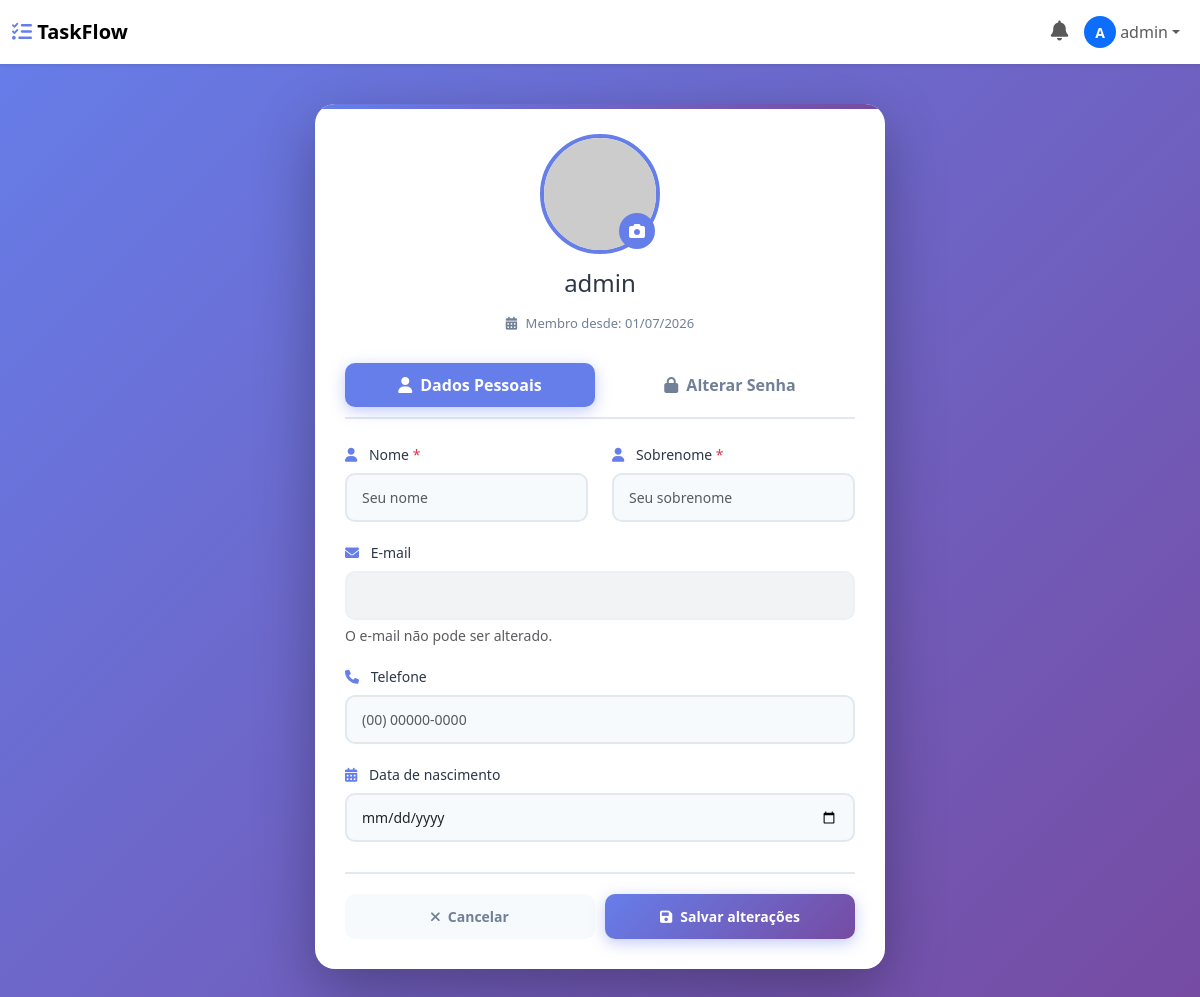
The page /perfil/1/ (signed in) on the database its author committed.
### main/models.py (models this page shows, shortened)
class User(AbstractUser):
    TIPOS = (
        ("admin", "Administrador"),
        ("gerente", "Gerente"),
        ("usuario", "Usuário"),
    )
    tipo = models.CharField(
        max_length=20,
        choices=TIPOS,
        default="usuario"
    )
    workspace = models.ForeignKey(
        "Workspace",
        on_delete=models.SET_NULL,
        null=True,
        blank=True,
        related_name="usuarios"
    )

### main/views.py (the view, shortened to what this page needs)
# urls.py: path('perfil/<int:id>/', perfil, name="perfil"),
@login_required
def perfil(request, id):
    usuario = get_object_or_404(User, id=id)
    if request.user.id != usuario.id:
        messages.error(request, 'Você não tem permissão para editar este perfil.')
        return redirect('home')
    if request.method == 'GET':
        form = PerfilForm(initial={
            'first_name': usuario.first_name,
            'last_name': usuario.last_name,
            'email': usuario.email,
        }, user=usuario)
        context = {
            'usuario': usuario,
            'form': form,
            'is_editing': False,
        }
        return render(request, 'perfil.html', context)

### main/templates/perfil.html (shortened to what this page needs)
{% load static %}
<!DOCTYPE html>
<html lang="pt-BR">
<head>
    <link href="https://cdn.jsdelivr.net/npm/bootstrap@5.3.0/dist/css/bootstrap.min.css" rel="stylesheet">
    <link rel="stylesheet" href="https://cdnjs.cloudflare.com/ajax/libs/font-awesome/6.0.0/css/all.min.css">
    <link rel="stylesheet" href="{% static 'css/perfil.css' %}">
</head>
<body>
    {% include 'navbar.html' %}
    <div class="perfil-wrapper">
        <div class="profile-container">
            <div class="profile-card">
                <div class="profile-header">
                    <div class="avatar-container">
                        {% if user.avatar %}
                            <img src="{{ user.avatar.url }}" alt="Avatar" id="avatarPreview">
                        {% else %}
                            <img src="https://ui-avatars.com/api/?name={{ user.get_full_name|default:user.username }}&size=120&background=667eea&color=fff" alt="Avatar" id="avatarPreview">
                        {% endif %}
                        <button class="avatar-edit-btn" title="Alterar foto" id="avatarEditBtn">
                            <i class="fas fa-camera"></i>
                        </button>
                    </div>
                    <h2 id="userNameDisplay">{{ user.get_full_name|default:user.username }}</h2>
                    <p class="user-member-since">
                        <i class="fas fa-calendar-alt"></i>
                        Membro desde: {{ user.date_joined|date:"d/m/Y" }}
                    </p>
                </div>
                <form id="profileForm" class="profile-form" method="post" action="{% url 'perfil' user.id %}">
                    <div class="tabs">
                        <button type="button" class="tab-btn active" data-tab="dados">
                            <i class="fas fa-user"></i> Dados Pessoais
                        </button>
                        <button type="button" class="tab-btn" data-tab="senha">
                            <i class="fas fa-lock"></i> Alterar Senha
                        </button>
                    </div>
                    <div class="tab-content active" id="tab-dados">
                        <div class="row">
                            <div class="col-md-6">
                                <div class="form-group">
                                    <label for="id_first_name">
                                        <i class="fas fa-user"></i> Nome
                                        <span class="text-danger">*</span>
                                    </label>
                                    <input type="text" id="id_first_name" name="first_name"
                                           placeholder="Seu nome"
                                           value="{{ form.first_name.value|default:user.first_name }}"
                                           class="form-control {% if form.first_name.errors %}is-invalid{% endif %}">
                                </div>
                            </div>
                            <div class="col-md-6">
                                <div class="form-group">
                                    <label for="id_last_name">
                                        <i class="fas fa-user"></i> Sobrenome
                                        <span class="text-danger">*</span>
                                    </label>
                                    <input type="text" id="id_last_name" name="last_name"
                                           placeholder="Seu sobrenome"
                                           value="{{ form.last_name.value|default:user.last_name }}"
                                           class="form-control {% if form.last_name.errors %}is-invalid{% endif %}">
                                </div>
                            </div>
                        </div>
                        <div class="form-group">
                            <label for="email">
                                <i class="fas fa-envelope"></i> E-mail
                            </label>
                            <input type="email" id="email" class="form-control"
                                   value="{{ user.email }}" disabled>
                            <small class="form-text text-muted">O e-mail não pode ser alterado.</small>
                        </div>
                        <div class="form-group">
                            <label for="telefone">
                                <i class="fas fa-phone"></i> Telefone
                            </label>
                            <input type="tel" id="telefone" name="telefone"
                                   class="form-control"
                                   placeholder="(00) 00000-0000"
                                   value="{{ user.telefone|default:'' }}">
                        </div>
                        <div class="form-group">
                            <label for="dataNascimento">
                                <i class="fas fa-calendar-alt"></i> Data de nascimento
                            </label>
                            <input type="date" id="dataNascimento" name="data_nascimento"
                                   class="form-control"
                                   value="{{ user.data_nascimento|date:'Y-m-d'|default:'' }}">
                        </div>
                    </div>
                    <div class="form-actions">
                        <button type="button" class="btn btn-secondary" id="cancelBtn">
                            <i class="fas fa-times"></i> Cancelar
                        </button>
                        <button type="submit" class="btn btn-primary" id="submitBtn">
                            <i class="fas fa-save"></i> Salvar alterações
                        </button>
                    </div>
                </form>
            </div>
        </div>
    </div>
</body>
</html>

### main/templates/navbar.html (shortened to what this page needs)
<nav class="navbar navbar-expand-lg navbar-light bg-white shadow-sm">
    <div class="container-fluid">
        <a class="navbar-brand fw-bold" href="{% url 'home' %}">
            <i class="fas fa-tasks" style="color: #667eea;"></i>
            <strong>TaskFlow</strong>
        </a>
        <div class="collapse navbar-collapse" id="navbarNav">
            <ul class="navbar-nav ms-auto align-items-center">
                <li class="nav-item dropdown" id="notificacoes-dropdown">
                    <a class="nav-link position-relative" href="#" role="button" data-bs-toggle="dropdown" aria-expanded="false" id="sino-notificacoes">
                        <i class="fas fa-bell" style="font-size: 20px;"></i>
                    </a>
                </li>
                <li class="nav-item dropdown">
                    <a class="nav-link dropdown-toggle d-flex align-items-center" href="#" role="button" data-bs-toggle="dropdown">
                        {% if user.avatar %}
                        <img src="{{ user.avatar.url }}" alt="Avatar" class="rounded-circle me-1" style="width: 32px; height: 32px; object-fit: cover;">
                        {% else %}
                        <div class="rounded-circle bg-primary text-white d-inline-flex align-items-center justify-content-center me-1" style="width: 32px; height: 32px; font-size: 14px; font-weight: 600;">
                            {{ user.first_name|first|default:user.username|first|upper }}
                        </div>
                        {% endif %}
                        <span class="d-none d-md-inline">
                            {{ user.first_name|default:user.username }}
                        </span>
                    </a>
                </li>
            </ul>
        </div>
    </div>
</nav>

### static/css/perfil.css (style rules this page uses)
body { font-family: 'Segoe UI', Tahoma, Geneva, Verdana, sans-serif; background: linear-gradient(135deg, #667eea 0%, #764ba2 100%); min-height: 100vh; padding: 0; margin: 0; }
.profile-container { width: 100%; max-width: 600px; margin: 20px auto; animation: slideUp 0.5s ease; padding: 0 15px; }
.profile-card { background: white; border-radius: 20px; padding: 30px; box-shadow: 0 20px 60px rgba(0, 0, 0, 0.3); position: relative; overflow: hidden; }
.profile-card::before { content: ''; position: absolute; top: 0; left: 0; right: 0; height: 5px; background: linear-gradient(90deg, #667eea, #764ba2); }
.profile-header { text-align: center; margin-bottom: 30px; }
.avatar-container { position: relative; display: inline-block; margin-bottom: 15px; }
.avatar-container img { width: 120px; height: 120px; border-radius: 50%; object-fit: cover; border: 4px solid #667eea; transition: all 0.3s ease; }
.avatar-edit-btn { position: absolute; bottom: 5px; right: 5px; background: #667eea; color: white; border: none; border-radius: 50%; width: 36px; height: 36px; cursor: pointer; transition: all 0.3s ease; display: flex; align-items: center; justify-content: center; }
.profile-header h2 { color: #2d3748; font-size: 24px; margin-bottom: 5px; }
.user-member-since { font-size: 13px; color: #718096; margin-top: 5px; }
.user-member-since i { margin-right: 5px; }
.tabs { display: flex; gap: 10px; margin-bottom: 25px; border-bottom: 2px solid #e2e8f0; padding-bottom: 10px; }
.tab-btn { flex: 1; padding: 10px 15px; border: none; background: transparent; color: #718096; font-weight: 600; cursor: pointer; transition: all 0.3s ease; border-radius: 10px; display: flex; align-items: center; justify-content: center; gap: 8px; }
.tab-btn.active { background: #667eea; color: white; box-shadow: 0 4px 15px rgba(102, 126, 234, 0.4); }
.tab-btn i { font-size: 16px; }
.tab-content { display: none; animation: fadeIn 0.3s ease; }
.tab-content.active { display: block; }
.form-group { margin-bottom: 20px; }
.form-group label { display: block; margin-bottom: 8px; color: #2d3748; font-weight: 500; font-size: 14px; }
.form-group label i { color: #667eea; margin-right: 8px; }
.form-group input { width: 100%; padding: 12px 15px; border: 2px solid #e2e8f0; border-radius: 10px; font-size: 14px; transition: all 0.3s ease; background: #f7fafc; }
.form-group input:disabled { opacity: 0.6; cursor: not-allowed; }
.form-actions { display: flex; gap: 10px; margin-top: 30px; padding-top: 20px; border-top: 2px solid #e2e8f0; }
.form-actions .btn { flex: 1; padding: 12px 20px; border: none; border-radius: 10px; font-weight: 600; cursor: pointer; transition: all 0.3s ease; display: flex; align-items: center; justify-content: center; gap: 8px; font-size: 14px; }
.form-actions .btn-primary { background: linear-gradient(135deg, #667eea, #764ba2); color: white; box-shadow: 0 4px 15px rgba(102, 126, 234, 0.4); }
.form-actions .btn-secondary { background: #f7fafc; color: #718096; }
.text-danger { color: #fc8181; }
.text-muted { color: #718096; }
.form-text { display: block; margin-top: 5px; font-size: 0.875rem; }

### main/templates/perfil.html (style rules this page uses)
body { display: block !important; padding: 0 !important; margin: 0 !important; min-height: 100vh; background: linear-gradient(135deg, #667eea 0%, #764ba2 100%); }
.perfil-wrapper { padding: 20px 0; min-height: calc(100vh - 56px); }

### rows shown on the page
User: first_name|first "A", first_name "admin", get_full_name "admin", date_joined "01/07/2026"
